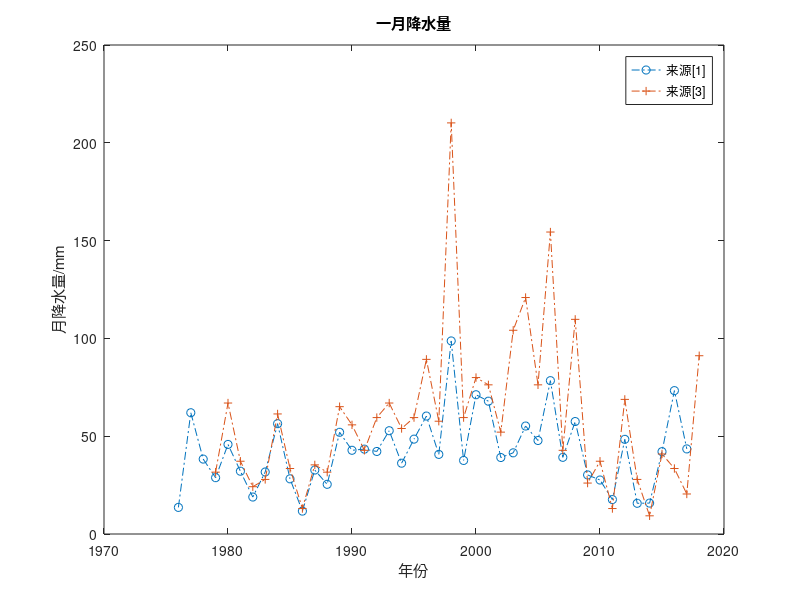
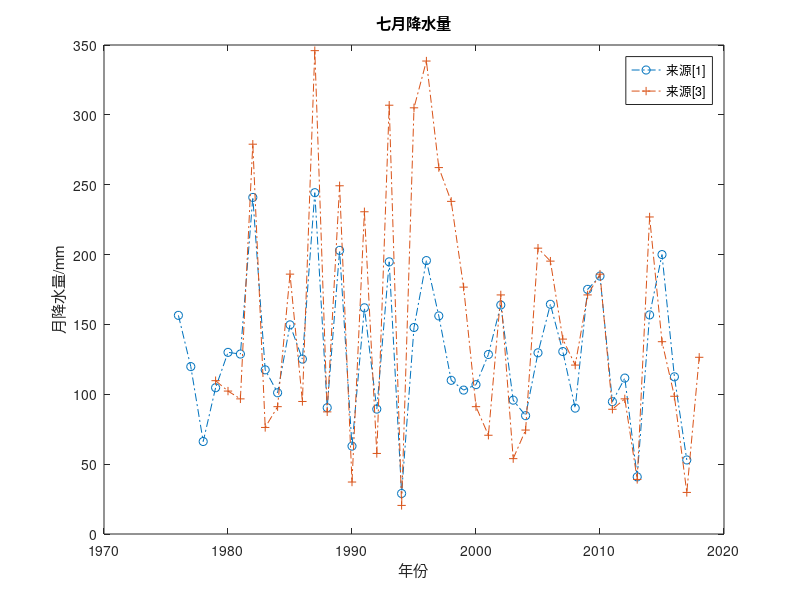
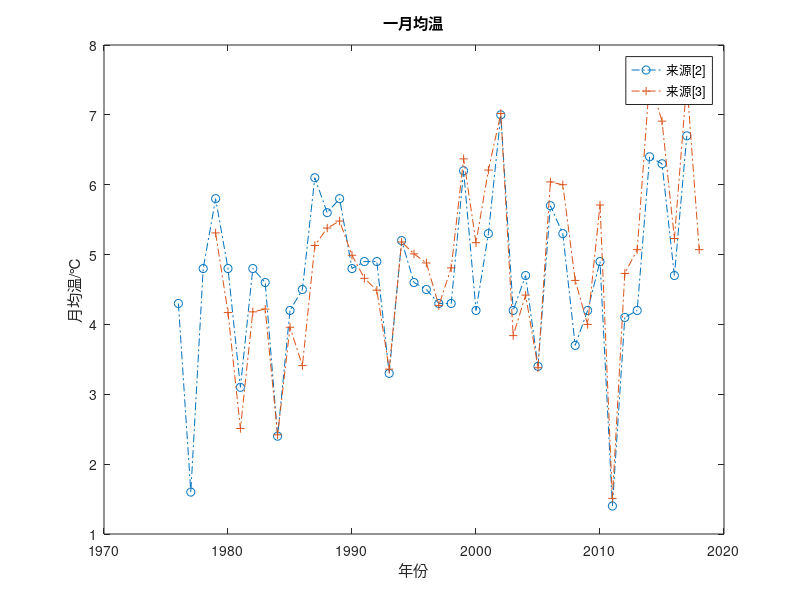
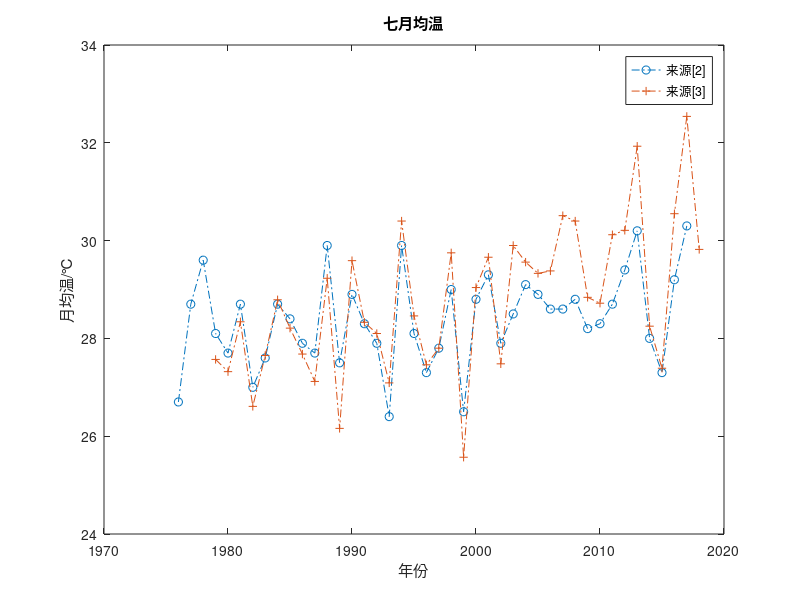

These charts were generated, in order, by the following MATLAB code: (Note: this script raises an error after producing the figures.)
%% main.m
% 本-(2020-2021-2)-MA1207-2-概率统计 课程大作业
% 功能：
% 数据源：
%   1. [中国1km分辨率逐月降水量数据集（1901-2017）](http://data.tpdc.ac.cn/zh-hans/data/faae7605-a0f2-4d18-b28f-5cee413766a2/)
%   2. [中国1km分辨率逐月平均气温数据集（1901-2017）](http://data.tpdc.ac.cn/zh-hans/data/71ab4677-b66c-4fd1-a004-b2a541c4d5bf/)
%   3. (基准-ref)[中国区域地面气象要素驱动数据集（1979-2018）](http://data.tpdc.ac.cn/zh-hans/data/8028b944-daaa-4511-8769-965612652c49/)
% 作者：危国锐(313017602@qq.com)
% 机构：上海交通大学电子信息与电气工程学院
% 创建日期：2021-05-28
% 最后修改：2021-05-30

%% 初始化

clc; clear; close all

%% 数据预处理
% 提取了原始数据集中最接近本地位置（北纬 31.0250 deg，东经 121.4328 deg）的坐标上的气象要素
% 数据说明：
%   prec_mon    提取自数据集#1. 1976-2017 逐月降水量(monthly precipitation), 单位：0.1 mm.
%   temp_mon    提取自数据集#2. 1976-2017 逐月平均气温(monthly mean temperature), 单位：0.1 deg Celsius
%   prec_mon_ref	提取自基准数据集#3. 1979-2018 逐月平均降水率(monthly mean precipitation rate), 单位：mm/hr
%   temp_mon_ref	提取自基准数据集#3. 1979-2018 逐月平均近地面气温(Monthly mean near surface air temperature), 单位：K
load meteo_data

% 取得三个数据集的的1月、7月数据
Jan_prec = prec_mon(1:12:length(prec_mon)) / 10; % (来自#1) 1976-2017 一月降水量(mm)
Jul_prec = prec_mon(7:12:length(prec_mon)) / 10; % (来自#1) 1976-2017 七月降水量(mm)
Jan_temp = temp_mon(1:12:length(temp_mon)) / 10; % (来自#2) 1976-2017 一月均温(deg C)
Jul_temp = temp_mon(7:12:length(temp_mon)) / 10; % (来自#2) 1976-2017 七月均温(deg C)

Jan_prec_ref = prec_mon_ref(1:12:length(prec_mon_ref)) * 31 * 24; % (来自#3) 1979-2018 一月降水量(mm)
Jul_prec_ref = prec_mon_ref(7:12:length(prec_mon_ref)) * 31 * 24; % (来自#3) 1979-2018 七月降水量(mm)
Jan_temp_ref = temp_mon_ref(1:12:length(temp_mon_ref)) - 273.15; % (来自#3) 1979-2018 一月均温(deg C)
Jul_temp_ref = temp_mon_ref(7:12:length(temp_mon_ref)) - 273.15; % (来自#3) 1979-2018 七月均温(deg C)

%% 0. 作原始数据示意图
figure('Name','原始数据-一月降水量')
plot(1976:2017,Jan_prec,'-.o')
hold on
plot(1979:2018,Jan_prec_ref,'-.+')
hold off
xlabel('年份')
ylabel('月降水量/mm')
legend({'来源[1]','来源[3]'},'location','best')
title('一月降水量')

figure('Name','原始数据-七月降水量')
plot(1976:2017,Jul_prec,'-.o')
hold on
plot(1979:2018,Jul_prec_ref,'-.+')
hold off
xlabel('年份')
ylabel('月降水量/mm')
legend({'来源[1]','来源[3]'},'location','best')
title('七月降水量')

figure('Name','原始数据-一月均温')
plot(1976:2017,Jan_temp,'-.o')
hold on
plot(1979:2018,Jan_temp_ref,'-.+')
hold off
xlabel('年份')
ylabel('月均温/℃')
legend({'来源[2]','来源[3]'},'location','best')
title('一月均温')

figure('Name','原始数据-七月均温')
plot(1976:2017,Jul_temp,'-.o')
hold on
plot(1979:2018,Jul_temp_ref,'-.+')
hold off
xlabel('年份')
ylabel('月均温/℃')
legend({'来源[2]','来源[3]'},'location','best')
title('七月均温')

%% 1. 检验1976-2017逐月降水量，逐月均温是否接近正态分布。数据集：#1,#2

% distributionFitter

%% 绘频率分布直方图
figure('Name','一月降水量#1')
histfit(Jan_prec)
pd = fitdist(Jan_prec,'Normal');
title('一月降水量频数直方图')
ylabel('频数')
xlabel('降水量/mm')
legend({'频数','正态拟合'})
% 创建 textbox
annotation('textbox',[0.15 0.8 0.15 0.1],...
    'String',{sprintf('\\mu = %.1f',pd.mean),sprintf('\\sigma = %.1f',pd.sigma)},...
    'FitBoxToText','on','LineStyle','None');

figure('Name','七月降水量#1')
histfit(Jul_prec)
pd = fitdist(Jul_prec,'Normal');
title('七月降水量频数直方图')
ylabel('频数')
xlabel('降水量/mm')
legend({'频数','正态拟合'})
% 创建 textbox
annotation('textbox',[0.15 0.8 0.15 0.1],...
    'String',{sprintf('\\mu = %.1f',pd.mean),sprintf('\\sigma = %.1f',pd.sigma),},...
    'FitBoxToText','on','LineStyle','None');

figure('Name','一月均温#2')
histfit(Jan_temp)
pd = fitdist(Jan_temp,'Normal');
title('一月均温频数直方图')
ylabel('频数')
xlabel('月均温/℃')
legend({'频数','正态拟合'})
% 创建 textbox
annotation('textbox',[0.15 0.8 0.15 0.1],...
    'String',{sprintf('\\mu = %.1f',pd.mean),sprintf('\\sigma = %.1f',pd.sigma)},...
    'FitBoxToText','on','LineStyle','None');

figure('Name','七月均温#2')
histfit(Jul_temp)
pd = fitdist(Jul_temp,'Normal');
title('七月均温频数直方图')
ylabel('频数')
xlabel('月均温/℃')
legend({'频数','正态拟合'})
% 创建 textbox
annotation('textbox',[0.15 0.8 0.15 0.1],...
    'String',{sprintf('\\mu = %.1f',pd.mean),sprintf('\\sigma = %.1f',pd.sigma)},...
    'FitBoxToText','on','LineStyle','None');

%% 绘制经验分布图
figure('Name','一月降水量-normplot')
normplot(Jan_prec)
title('一月降水量-正态概率图')
legend({'正态分布','Q1-Q3连线','经验分布'},'location','best')

figure('Name','七月降水量-normplot')
normplot(Jul_prec)
title('七月降水量-正态概率图')
legend({'正态分布','Q1-Q3连线','经验分布'},'location','best')

figure('Name','一月均温-normplot')
normplot(Jan_temp)
title('一月均温-正态概率图')
legend({'正态分布','Q1-Q3连线','经验分布'},'location','best')

figure('Name','七月均温-normplot')
normplot(Jul_temp)
title('七月均温-正态概率图')
legend({'正态分布','Q1-Q3连线','经验分布'},'location','best')

% 
% h = lillietest(x) returns a test decision for the null hypothesis that the data in vector x comes from a distribution in the normal family, against the alternative that it does not come from such a distribution, using a Lilliefors test. The result h is 1 if the test rejects the null hypothesis at the 5% significance level, and 0 otherwise.
[h_Jan_prec,p_Jan_prec,kstat_Jan_prec,critval_Jan_prec] = lillietest(Jan_prec);
[h_Jul_prec,p_Jul_prec,kstat_Jul_prec,critval_Jul_prec] = lillietest(Jul_prec);
[h_Jan_temp,p_Jan_temp,kstat_Jan_temp,critval_Jan_temp] = lillietest(Jan_temp);
[h_Jul_temp,p_Jul_temp,kstat_Jul_temp,critval_Jul_temp] = lillietest(Jul_temp);

% 发现一月均温偏离正态分布，可能是数据集问题，或气候变化。

%% 2. 比较 1979-1998, 1999-2018 这两个二十年间的气温和降水量变化

%% 非参数检验
[li_h_Jan_prec_ref_H1,li_p_Jan_prec_ref_H1,li_kstat_Jan_prec_ref_H1,li_critval_Jan_prec_ref_H1] = lillietest(Jan_prec_ref(1:length(Jan_prec_ref)/2));
[li_h_Jan_prec_ref_H2,li_p_Jan_prec_ref_H2,li_kstat_Jan_prec_ref_H2,li_critval_Jan_prec_ref_H2] = lillietest(Jan_prec_ref(length(Jan_prec_ref)/2 +1:end));
[li_h_Jul_prec_ref_H1,li_p_Jul_prec_ref_H1,li_kstat_Jul_prec_ref_H1,li_critval_Jul_prec_ref_H1] = lillietest(Jul_prec_ref(1:length(Jul_prec_ref)/2));
[li_h_Jul_prec_ref_H2,li_p_Jul_prec_ref_H2,li_kstat_Jul_prec_ref_H2,li_critval_Jul_prec_ref_H2] = lillietest(Jul_prec_ref(length(Jul_prec_ref)/2 +1:end));
[li_h_Jan_temp_ref_H1,li_p_Jan_temp_ref_H1,li_kstat_Jan_temp_ref_H1,li_critval_Jan_temp_ref_H1] = lillietest(Jan_temp_ref(1:length(Jan_temp_ref)/2));
[li_h_Jan_temp_ref_H2,li_p_Jan_temp_ref_H2,li_kstat_Jan_temp_ref_H2,li_critval_Jan_temp_ref_H2] = lillietest(Jan_temp_ref(length(Jan_temp_ref)/2 +1:end));
[li_h_Jul_temp_ref_H1,li_p_Jul_temp_ref_H1,li_kstat_Jul_temp_ref_H1,li_critval_Jul_temp_ref_H1] = lillietest(Jul_temp_ref(1:length(Jul_temp_ref)/2));
[li_h_Jul_temp_ref_H2,li_p_Jul_temp_ref_H2,li_kstat_Jul_temp_ref_H2,li_critval_Jul_temp_ref_H2] = lillietest(Jul_temp_ref(length(Jul_temp_ref)/2 +1:end));

%% 分布拟合（包括单个正态总体参数的区间估计）
pd_Jan_prec_ref_H1 = fitdist(Jan_prec_ref(1:length(Jan_prec_ref)/2),'Normal');
pd_Jan_prec_ref_H2 = fitdist(Jan_prec_ref(length(Jan_prec_ref)/2 +1:end),'Normal');
pd_Jul_prec_ref_H1 = fitdist(Jul_prec_ref(1:length(Jul_prec_ref)/2),'Normal');
pd_Jul_prec_ref_H2 = fitdist(Jul_prec_ref(length(Jul_prec_ref)/2 +1:end),'Normal');
pd_Jan_temp_ref_H1 = fitdist(Jan_temp_ref(1:length(Jan_temp_ref)/2),'Normal');
pd_Jan_temp_ref_H2 = fitdist(Jan_temp_ref(length(Jan_temp_ref)/2 +1:end),'Normal');
pd_Jul_temp_ref_H1 = fitdist(Jul_temp_ref(1:length(Jul_temp_ref)/2),'Normal');
pd_Jul_temp_ref_H2 = fitdist(Jul_temp_ref(length(Jul_temp_ref)/2 +1:end),'Normal');

%% 单个正态总体参数的假设检验
% \sigma未知，对\mu的检验（包括参数的区间估计，结果同fitdist的）
[mu_h_Jan_prec_ref_H1,mu_p_Jan_prec_ref_H1,mu_ci_Jan_prec_ref_H1,mu_stats_Jan_prec_ref_H1] = ttest(Jan_prec_ref(1:length(Jan_prec_ref)/2),pd_Jan_prec_ref_H1.mu,'Tail','both');
[mu_h_Jan_prec_ref_H2,mu_p_Jan_prec_ref_H2,mu_ci_Jan_prec_ref_H2,mu_stats_Jan_prec_ref_H2] = ttest(Jan_prec_ref(length(Jan_prec_ref)/2 +1:end),pd_Jan_prec_ref_H2.mu,'Tail','both');
[mu_h_Jul_prec_ref_H1,mu_p_Jul_prec_ref_H1,mu_ci_Jul_prec_ref_H1,mu_stats_Jul_prec_ref_H1] = ttest(Jul_prec_ref(1:length(Jul_prec_ref)/2),pd_Jul_prec_ref_H1.mu,'Tail','both');
[mu_h_Jul_prec_ref_H2,mu_p_Jul_prec_ref_H2,mu_ci_Jul_prec_ref_H2,mu_stats_Jul_prec_ref_H2] = ttest(Jul_prec_ref(length(Jul_prec_ref)/2 +1:end),pd_Jul_prec_ref_H2.mu,'Tail','both');
[mu_h_Jan_temp_ref_H1,mu_p_Jan_temp_ref_H1,mu_ci_Jan_temp_ref_H1,mu_stats_Jan_temp_ref_H1] = ttest(Jan_temp_ref(1:length(Jan_temp_ref)/2),pd_Jan_temp_ref_H1.mu,'Tail','both');
[mu_h_Jan_temp_ref_H2,mu_p_Jan_temp_ref_H2,mu_ci_Jan_temp_ref_H2,mu_stats_Jan_temp_ref_H2] = ttest(Jan_temp_ref(length(Jan_temp_ref)/2 +1:end),pd_Jan_temp_ref_H2.mu,'Tail','both');
[mu_h_Jul_temp_ref_H1,mu_p_Jul_temp_ref_H1,mu_ci_Jul_temp_ref_H1,mu_stats_Jul_temp_ref_H1] = ttest(Jul_temp_ref(1:length(Jul_temp_ref)/2),pd_Jul_temp_ref_H1.mu,'Tail','both');
[mu_h_Jul_temp_ref_H2,mu_p_Jul_temp_ref_H2,mu_ci_Jul_temp_ref_H2,mu_stats_Jul_temp_ref_H2] = ttest(Jul_temp_ref(length(Jul_temp_ref)/2 +1:end),pd_Jul_temp_ref_H2.mu,'Tail','both');

% \mu未知，对\sigma的检验（包括参数的区间估计，结果同fitdist的）
[var_h_Jan_prec_ref_H1,var_p_Jan_prec_ref_H1,var_ci_Jan_prec_ref_H1,var_stats_Jan_prec_ref_H1] = vartest(Jan_prec_ref(1:length(Jan_prec_ref)/2),pd_Jan_prec_ref_H1.sigma^2,'Tail','both');
[var_h_Jan_prec_ref_H2,var_p_Jan_prec_ref_H2,var_ci_Jan_prec_ref_H2,var_stats_Jan_prec_ref_H2] = vartest(Jan_prec_ref(length(Jan_prec_ref)/2 +1:end),pd_Jan_prec_ref_H2.sigma^2,'Tail','both');
[var_h_Jul_prec_ref_H1,var_p_Jul_prec_ref_H1,var_ci_Jul_prec_ref_H1,var_stats_Jul_prec_ref_H1] = vartest(Jul_prec_ref(1:length(Jul_prec_ref)/2),pd_Jul_prec_ref_H1.sigma^2,'Tail','both');
[var_h_Jul_prec_ref_H2,var_p_Jul_prec_ref_H2,var_ci_Jul_prec_ref_H2,var_stats_Jul_prec_ref_H2] = vartest(Jul_prec_ref(length(Jul_prec_ref)/2 +1:end),pd_Jul_prec_ref_H2.sigma^2,'Tail','both');
[var_h_Jan_temp_ref_H1,var_p_Jan_temp_ref_H1,var_ci_Jan_temp_ref_H1,var_stats_Jan_temp_ref_H1] = vartest(Jan_temp_ref(1:length(Jan_temp_ref)/2),pd_Jan_temp_ref_H1.sigma^2,'Tail','both');
[var_h_Jan_temp_ref_H2,var_p_Jan_temp_ref_H2,var_ci_Jan_temp_ref_H2,var_stats_Jan_temp_ref_H2] = vartest(Jan_temp_ref(length(Jan_temp_ref)/2 +1:end),pd_Jan_temp_ref_H2.sigma^2,'Tail','both');
[var_h_Jul_temp_ref_H1,var_p_Jul_temp_ref_H1,var_ci_Jul_temp_ref_H1,var_stats_Jul_temp_ref_H1] = vartest(Jul_temp_ref(1:length(Jul_temp_ref)/2),pd_Jul_temp_ref_H1.sigma^2,'Tail','both');
[var_h_Jul_temp_ref_H2,var_p_Jul_temp_ref_H2,var_ci_Jul_temp_ref_H2,var_stats_Jul_temp_ref_H2] = vartest(Jul_temp_ref(length(Jul_temp_ref)/2 +1:end),pd_Jul_temp_ref_H2.sigma^2,'Tail','both');

%% 两个正态总体参数的假设检验（包括区间估计）

% \sigma_1,\sigma_2 均未知，但 n_1 = n_2；检验\mu_1 - \mu_2
[mu21_h_Jan_prec_ref,mu21_p_Jan_prec_ref,mu21_ci_Jan_prec_ref,mu21_stats_Jan_prec_ref] = ttest(Jan_prec_ref(1:length(Jan_prec_ref)/2),Jan_prec_ref(length(Jan_prec_ref)/2 +1:end),'Tail','both');
[mu21_h_Jul_prec_ref,mu21_p_Jul_prec_ref,mu21_ci_Jul_prec_ref,mu21_stats_Jul_prec_ref] = ttest(Jul_prec_ref(1:length(Jul_prec_ref)/2),Jul_prec_ref(length(Jul_prec_ref)/2 +1:end),'Tail','both');
[mu21_h_Jan_temp_ref,mu21_p_Jan_temp_ref,mu21_ci_Jan_temp_ref,mu21_stats_Jan_temp_ref] = ttest(Jan_temp_ref(1:length(Jan_temp_ref)/2),Jan_temp_ref(length(Jan_temp_ref)/2 +1:end),'Tail','both');
[mu21_h_Jul_temp_ref,mu21_p_Jul_temp_ref,mu21_ci_Jul_temp_ref,mu21_stats_Jul_temp_ref] = ttest(Jul_temp_ref(1:length(Jul_temp_ref)/2),Jul_temp_ref(length(Jul_temp_ref)/2 +1:end),'Tail','both');

% \mu_1,\mu_2 均未知，但 n_1 = n_2；检验var_1/var_2
[var21_h_Jan_prec_ref,var21_p_Jan_prec_ref,var21_ci_Jan_prec_ref,var21_stats_Jan_prec_ref] = vartest2(Jan_prec_ref(1:length(Jan_prec_ref)/2),Jan_prec_ref(length(Jan_prec_ref)/2 +1:end),'Tail','both');
[var21_h_Jul_prec_ref,var21_p_Jul_prec_ref,var21_ci_Jul_prec_ref,var21_stats_Jul_prec_ref] = vartest2(Jul_prec_ref(1:length(Jul_prec_ref)/2),Jul_prec_ref(length(Jul_prec_ref)/2 +1:end),'Tail','both');
[var21_h_Jan_temp_ref,var21_p_Jan_temp_ref,var21_ci_Jan_temp_ref,var21_stats_Jan_temp_ref] = vartest2(Jan_temp_ref(1:length(Jan_temp_ref)/2),Jan_temp_ref(length(Jan_temp_ref)/2 +1:end),'Tail','both');
[var21_h_Jul_temp_ref,var21_p_Jul_temp_ref,var21_ci_Jul_temp_ref,var21_stats_Jul_temp_ref] = vartest2(Jul_temp_ref(1:length(Jul_temp_ref)/2),Jul_temp_ref(length(Jul_temp_ref)/2 +1:end),'Tail','both');

%% 两个正态总体中位数的假设检验（缺口箱线图notched box plot法）
figure('Name','缺口箱线图-一月降水量')
boxplot([Jan_prec_ref(1:length(Jan_prec_ref)/2),Jan_prec_ref(length(Jan_prec_ref)/2 +1 :end)],'Notch','on','Labels',{'1978-1997','1998-2017'})
title('缺口箱线图-一月降水量')
xlabel('年份')
ylabel('降水量/mm')

figure('Name','缺口箱线图-七月降水量')
boxplot([Jul_prec_ref(1:length(Jul_prec_ref)/2),Jul_prec_ref(length(Jul_prec_ref)/2 +1 :end)],'Notch','on','Labels',{'1978-1997','1998-2017'})
title('缺口箱线图-七月降水量')
xlabel('年份')
ylabel('降水量/mm')

figure('Name','缺口箱线图-一月均温')
boxplot([Jan_temp_ref(1:length(Jan_temp_ref)/2),Jan_temp_ref(length(Jan_temp_ref)/2 +1 :end)],'Notch','on','Labels',{'1978-1997','1998-2017'})
title('缺口箱线图-一月均温')
xlabel('年份')
ylabel('均温/℃')

figure('Name','缺口箱线图-七月均温')
boxplot([Jul_temp_ref(1:length(Jul_temp_ref)/2),Jul_temp_ref(length(Jul_temp_ref)/2 +1 :end)],'Notch','on','Labels',{'1978-1997','1998-2017'})
title('缺口箱线图-七月均温')
xlabel('年份')
ylabel('均温/℃')
